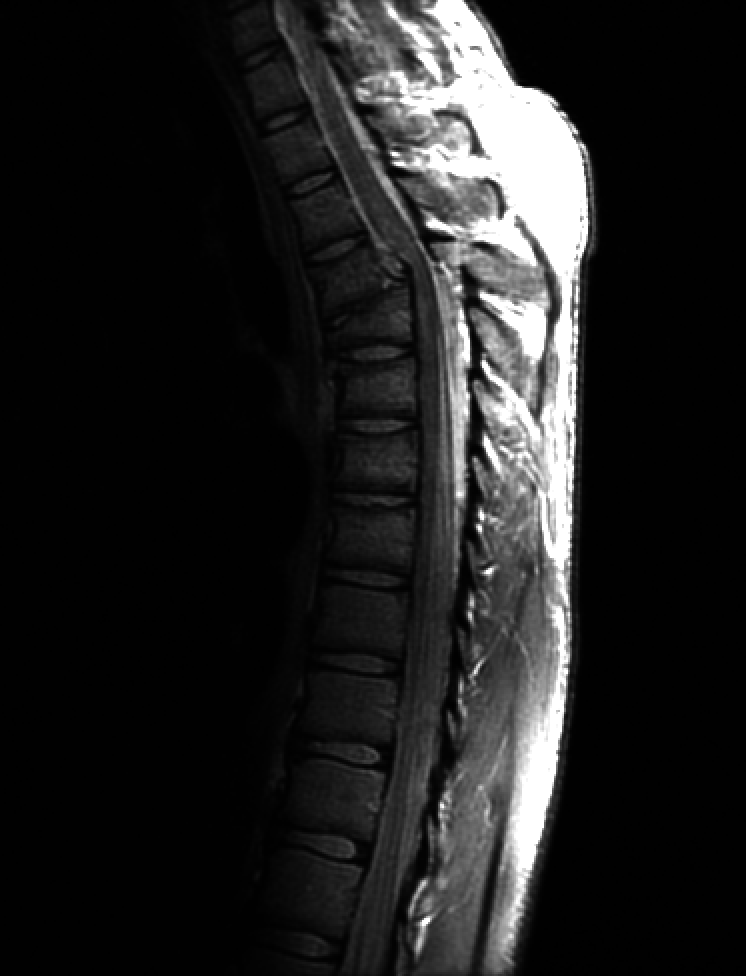
#> input picture A1/308.tif, 746 x 976 px, found by its file name
$ python a1.py
#> lines starting #> are read from the running program, lines starting #| are printed output that depends on the picture
import cv2
import numpy as np
from matplotlib import pyplot as plt


def logTransformed(imgPath, imgName):
#> called with imgPath = '/Users/zhesu/Documents/suzhe/playground', imgName = '308.tif'
    img = cv2.imread(imgPath+"/"+imgName)
#> img is the input picture: shape (976, 746, 3); min 0, max 255, mean 32.6
    dummyValue = 0.00000001
    c = 255/(np.log(1 + dummyValue + np.max(img)))
#> c = 45.99
    imgTransformed = c * np.log(1 + dummyValue + img)
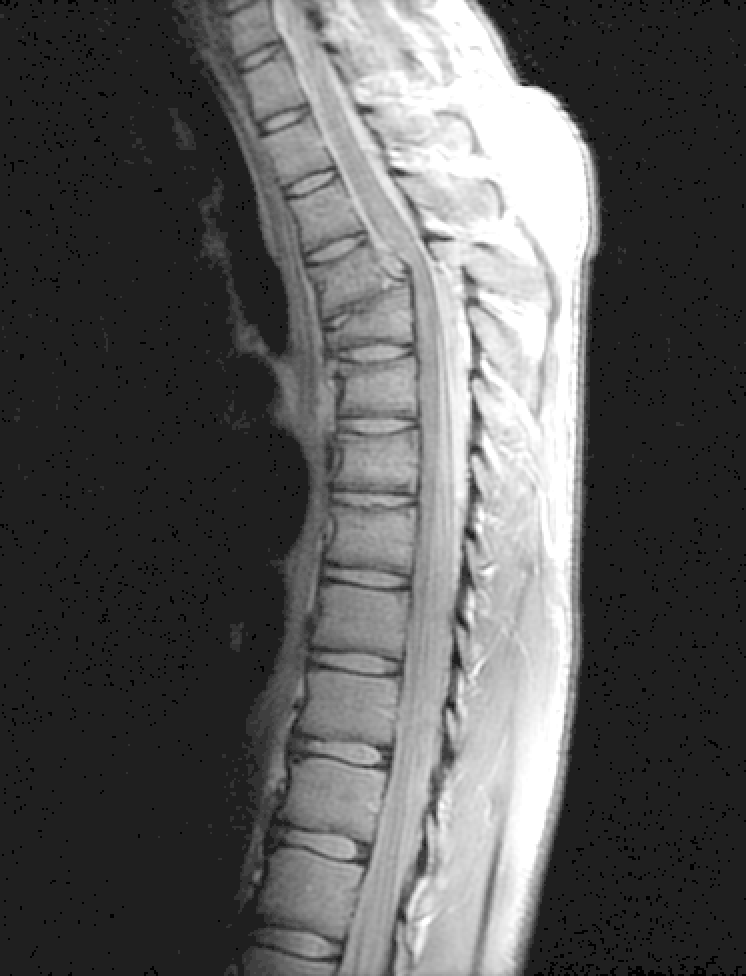
#> imgTransformed: shape (976, 746, 3) float64; min 4.6e-07, max 255, mean 89
    imgTransformedConst = np.log(1 + dummyValue + img)
    imgTransformed = np.array(imgTransformed, dtype = np.uint8)
    # imgTransformedConst = np.array(imgTransformedConst, dtype = np.uint8)
    imgPathOut = imgPath + "/logTransformed.tif"
    # imgPathOutConst = imgPath + "/logTransformedConst.tif"
    cv2.imwrite(imgPathOut, imgTransformed)
    # cv2.imwrite(imgPathOutConst, imgTransformedConst)

def powerTransformed(imgPath, imgName):
#> called with imgPath = '/Users/zhesu/Documents/suzhe/playground', imgName = '308.tif'
    img = cv2.imread(imgPath+"/"+imgName)
    c = 1
    # values from the slide
    for gamma in [0.3, 0.4, 0.6]:
        gammaCorrected = np.array(255*(img/255) ** gamma, dtype = 'uint8')
        imgPathOut = imgPath + "/gamma" + str(gamma)[-1] + ".tif"
        cv2.imwrite(imgPathOut, gammaCorrected)
#> this loop made 3 passes
#> pass 1, in powerTransformed, `gammaCorrected = np.array(255*(img/255) ** gamma, dtype = 'uint8')`:
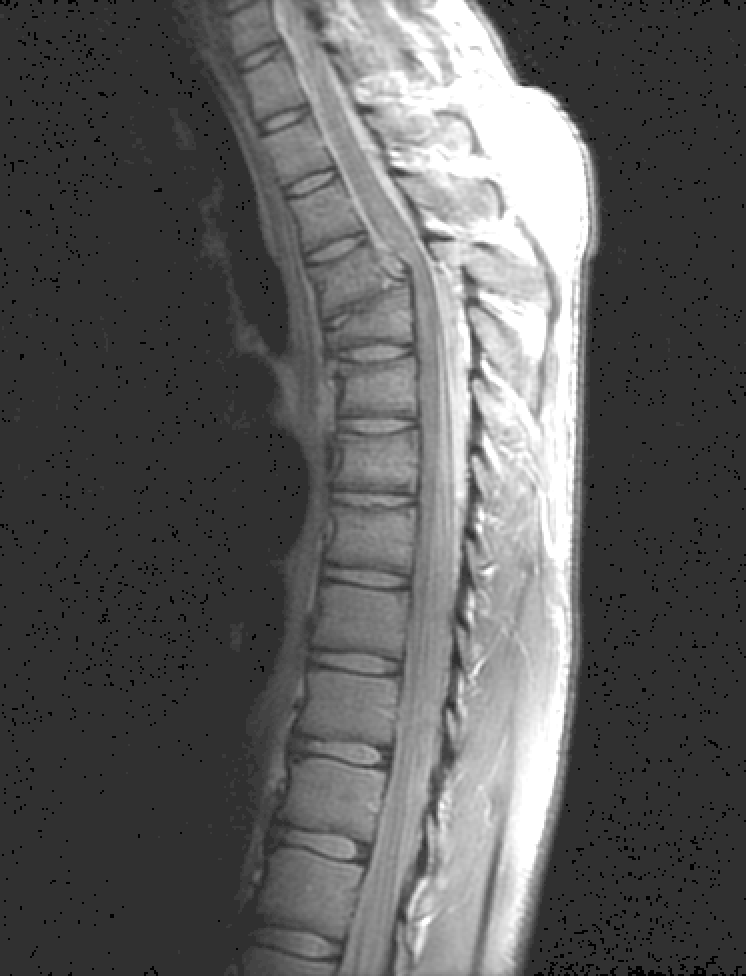
#> gammaCorrected: shape (976, 746, 3); min 0, max 255, mean 91.9
#> pass 2, in powerTransformed, `gammaCorrected = np.array(255*(img/255) ** gamma, dtype = 'uint8')`:
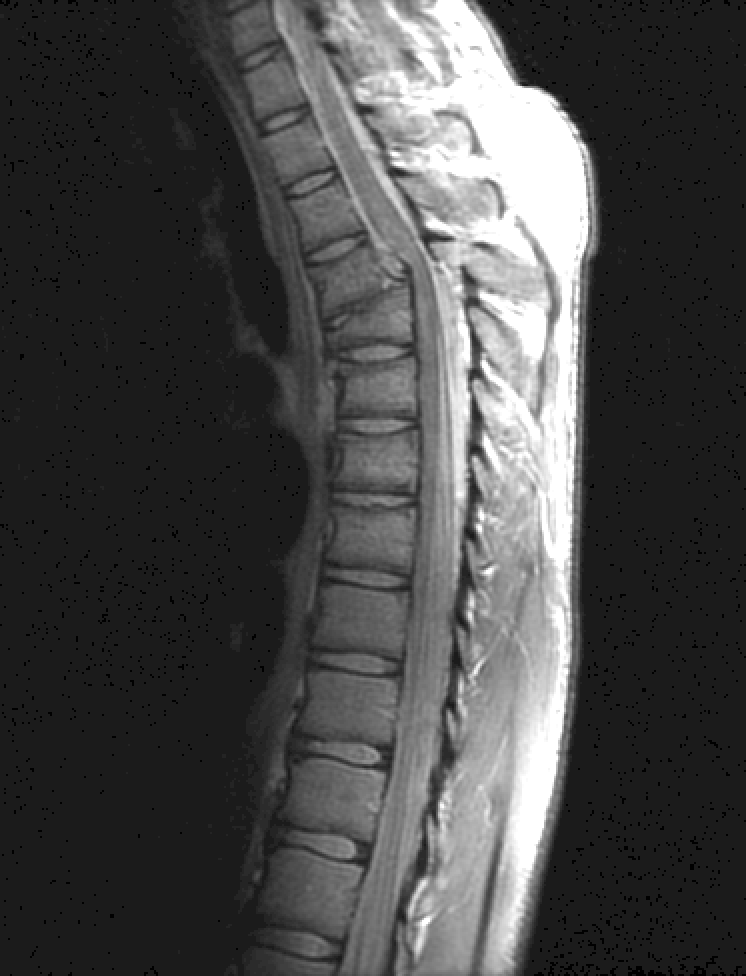
#> gammaCorrected: shape (976, 746, 3); min 0, max 255, mean 71.7
#> pass 3, in powerTransformed, `gammaCorrected = np.array(255*(img/255) ** gamma, dtype = 'uint8')`:
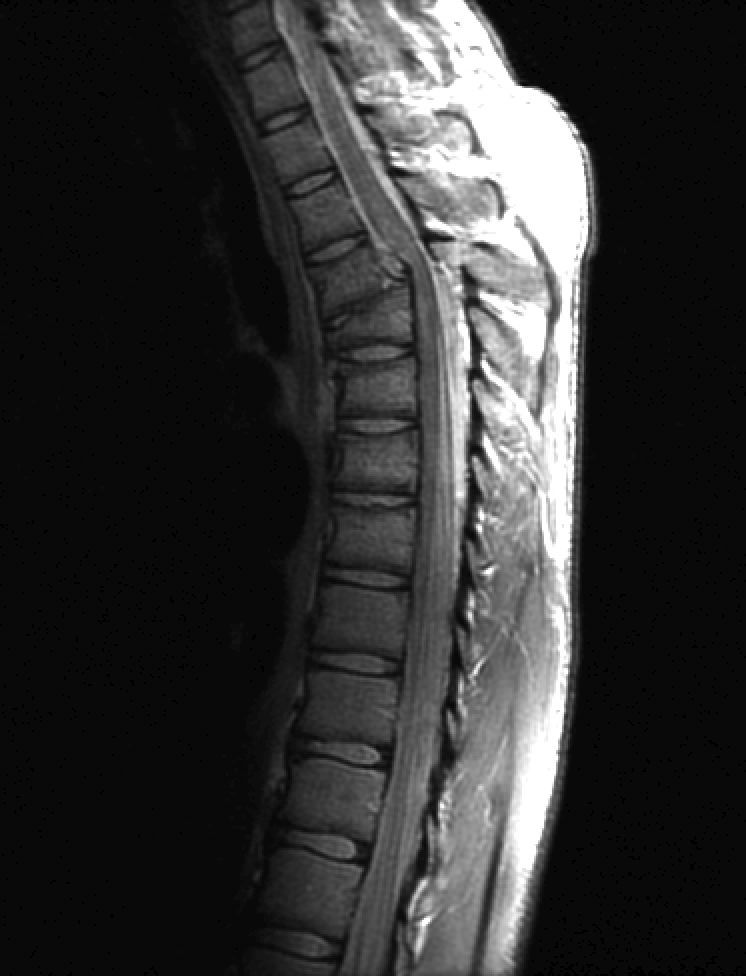
#> gammaCorrected: shape (976, 746, 3); min 0, max 255, mean 49.9


# Reference:
def historgramEqualized(imgPath, imgName):
#> called with imgPath = '/Users/zhesu/Documents/suzhe/playground', imgName = '308.tif'
    img = cv2.imread(imgPath+"/"+imgName, 0)
#> img: shape (976, 746); min 0, max 255, mean 32.6
    hist,bins = np.histogram(img.flatten(),256,[0,256])
#> hist = 256 values, max 407152 at index 1, min 0 at index 59, mean 2844.1; bins = 257 values from 0 to 256
    cdf = hist.cumsum()
#> cdf = 256 values from 10592 to 728096
    cdf_normalized = cdf * hist.max()/ cdf.max()
#> cdf_normalized = 256 values from 5923.1 to 407152

    # plot of original histogram
    plt.figure(0)
    # plt.plot(cdf_normalized, color = 'b')
    plt.hist(img.flatten(),256,[0,256], color = 'r')
    plt.xlim([0,256])
    plt.title("Histogram of original image")

    cdf_m = np.ma.masked_equal(cdf,0)
    cdf_m = (cdf_m - cdf_m.min())*255/(cdf_m.max()-cdf_m.min())

    # plot of transformation function
    plt.figure(1)
    plt.plot(cdf_m, color = 'b')
    plt.xlim([0,256])
    plt.title("Transformation Function")
    plt.xlabel("Input Intensity")
    plt.ylabel("Output Intensity")
    cdf = np.ma.filled(cdf_m,0).astype('uint8')
#> cdf = 256 values from 0 to 255


    # plot of enhanced image histogram
    img2 = cdf[img]
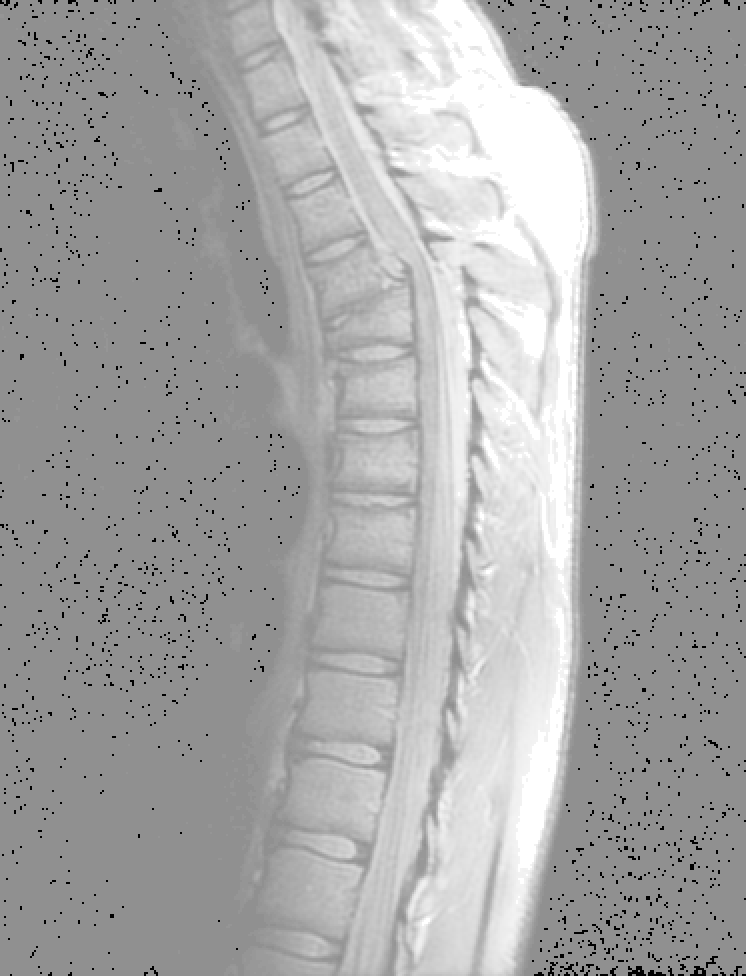
#> img2: shape (976, 746); min 0, max 255, mean 166
    hist,bins = np.histogram(img2.flatten(),256,[0,256])
#> hist = 256 values, max 407152 at index 144, min 0 at index 1, mean 2844.1
    cdfImg2 = hist.cumsum()
#> cdfImg2 = 256 values from 10592 to 728096
    # cdfImg2_normalized = cdfImg2 * hist.max()/ cdfImg2.max()
    plt.figure(2)
    # plt.plot(cdfImg2_normalized, color = 'b')
    plt.hist(img2.flatten(),256,[0,256], color = 'r')
    plt.title("Histogram of equalized image")
    plt.xlim([0,256])


    imgPathOut = imgPath + "/historgramEqualized.tif"
    cv2.imwrite(imgPathOut, img2)


if __name__ == "__main__":
    imgPath = "/Users/zhesu/Documents/suzhe/playground"
    imgName = "308.tif"
    logTransformed(imgPath, imgName)
    powerTransformed(imgPath, imgName)
    historgramEqualized(imgPath, imgName)
    plt.show()
#> figure, not shown here; tallest bar 407152 high, from x = 1 to 2
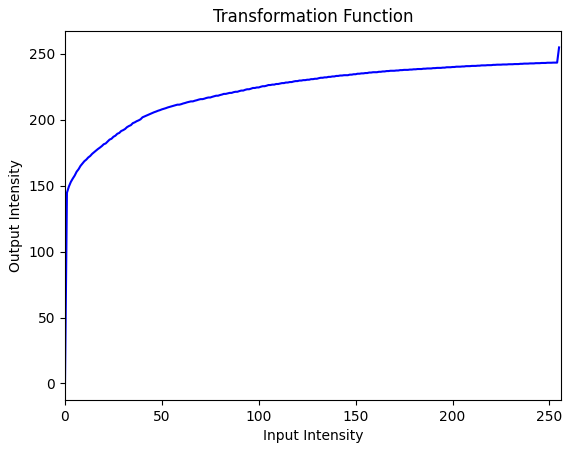
#> figure drawn by matplotlib, 1 panel; curve peaks at x = 255, y = 255
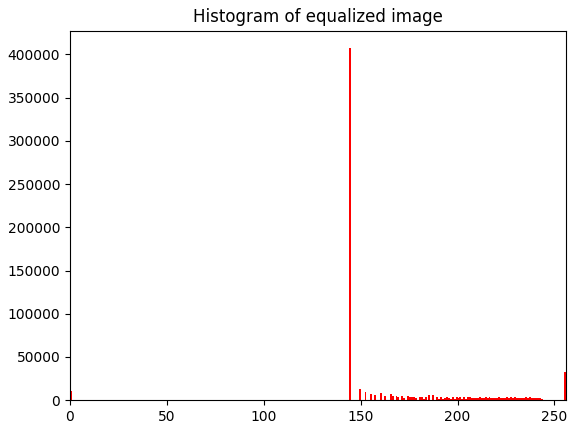
#> figure drawn by matplotlib, 1 panel; tallest bar 407152 high, from x = 144 to 145
